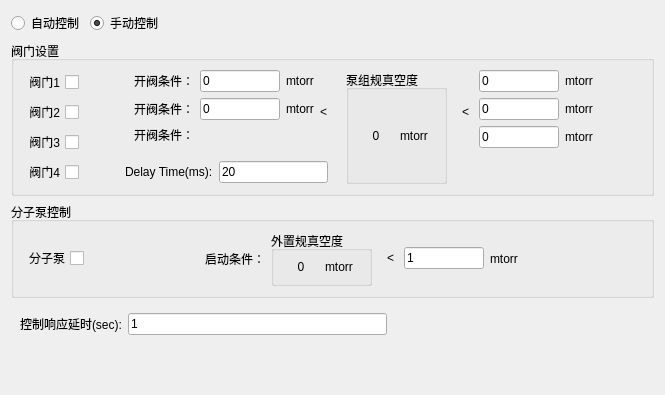
     <widget class="QWidget" name="UI_W_CPM_CONFIG_CFIG">
      <attribute name="title">
       <string>CPM</string>
      </attribute>
      <layout class="QVBoxLayout" name="verticalLayout_6">
       <item>
        <layout class="QHBoxLayout" name="horizontalLayout_23">
         <item>
          <widget class="QRadioButton" name="UI_RB_AUTO_CPM_CFIG">
           <property name="text">
            <string>自动控制</string>
           </property>
          </widget>
         </item>
         <item>
          <widget class="QRadioButton" name="UI_RB_MANUAL_CPM_CFIG">
           <property name="text">
            <string>手动控制</string>
           </property>
           <property name="checked">
            <bool>true</bool>
           </property>
          </widget>
         </item>
         <item>
          <spacer name="horizontalSpacer_16">
           <property name="orientation">
            <enum>Qt::Horizontal</enum>
           </property>
           <property name="sizeHint" stdset="0">
            <size>
             <width>40</width>
             <height>20</height>
            </size>
           </property>
          </spacer>
         </item>
        </layout>
       </item>
       <item>
        <widget class="QGroupBox" name="UI_GB_SWITCH_CFIG">
         <property name="title">
          <string>阀门设置</string>
         </property>
         <layout class="QGridLayout" name="gridLayout_10">
          <item row="0" column="12">
           <spacer name="horizontalSpacer_15">
            <property name="orientation">
             <enum>Qt::Horizontal</enum>
            </property>
            <property name="sizeHint" stdset="0">
             <size>
              <width>40</width>
              <height>20</height>
             </size>
            </property>
           </spacer>
          </item>
          <item row="3" column="3">
           <widget class="QLineEdit" name="UI_LE_VALVE4_DELAYTIME_CFIG">
            <property name="text">
             <string>20</string>
            </property>
           </widget>
          </item>
          <item row="0" column="7" rowspan="4">
           <widget class="QGroupBox" name="groupBox_14">
            <property name="title">
             <string>泵组规真空度</string>
            </property>
            <layout class="QHBoxLayout" name="horizontalLayout_20">
             <property name="topMargin">
              <number>0</number>
             </property>
             <property name="bottomMargin">
              <number>0</number>
             </property>
             <item>
              <widget class="QLabel" name="UI_L_GAUGE1_CFIG">
               <property name="text">
                <string>0</string>
               </property>
               <property name="alignment">
                <set>Qt::AlignCenter</set>
               </property>
              </widget>
             </item>
             <item>
              <widget class="QLabel" name="label_30">
               <property name="text">
                <string>mtorr</string>
               </property>
              </widget>
             </item>
            </layout>
           </widget>
          </item>
          <item row="0" column="2" rowspan="3" colspan="4">
           <widget class="QWidget" name="UI_W_MANUAL0" native="true">
            <layout class="QGridLayout" name="gridLayout_13">
             <property name="topMargin">
              <number>0</number>
             </property>
             <property name="bottomMargin">
              <number>0</number>
             </property>
             <item row="1" column="0">
              <widget class="QLabel" name="label_21">
               <property name="text">
                <string>开阀条件：</string>
               </property>
              </widget>
             </item>
             <item row="1" column="1">
              <widget class="QLineEdit" name="UI_LE_thresholdHP0_CFIG">
               <property name="maximumSize">
                <size>
                 <width>80</width>
                 <height>16777215</height>
                </size>
               </property>
               <property name="text">
                <string>0</string>
               </property>
              </widget>
             </item>
             <item row="0" column="0">
              <widget class="QLabel" name="label_20">
               <property name="text">
                <string>开阀条件：</string>
               </property>
              </widget>
             </item>
             <item row="0" column="1">
              <widget class="QLineEdit" name="UI_LE_thresholdLP0_CFIG">
               <property name="maximumSize">
                <size>
                 <width>80</width>
                 <height>16777215</height>
                </size>
               </property>
               <property name="text">
                <string>0</string>
               </property>
              </widget>
             </item>
             <item row="1" column="2">
              <widget class="QLabel" name="label_42">
               <property name="text">
                <string>mtorr</string>
               </property>
              </widget>
             </item>
             <item row="0" column="2">
              <widget class="QLabel" name="label_41">
               <property name="text">
                <string>mtorr</string>
               </property>
              </widget>
             </item>
             <item row="2" column="0">
              <widget class="QLabel" name="label_33">
               <property name="text">
                <string>开阀条件：</string>
               </property>
              </widget>
             </item>
             <item row="0" column="3" rowspan="4">
              <widget class="QLabel" name="label_46">
               <property name="text">
                <string> &lt; </string>
               </property>
              </widget>
             </item>
            </layout>
           </widget>
          </item>
          <item row="0" column="1">
           <spacer name="horizontalSpacer_13">
            <property name="orientation">
             <enum>Qt::Horizontal</enum>
            </property>
            <property name="sizeType">
             <enum>QSizePolicy::Maximum</enum>
            </property>
            <property name="sizeHint" stdset="0">
             <size>
              <width>40</width>
              <height>20</height>
             </size>
            </property>
           </spacer>
          </item>
          <item row="3" column="2">
           <widget class="QLabel" name="UI_L_VALVE4_DELAYTIME_CFIG">
            <property name="text">
             <string>Delay Time(ms):</string>
            </property>
           </widget>
          </item>
          <item row="1" column="0">
           <widget class="QCheckBox" name="UI_CB_HP_CFIG">
            <property name="layoutDirection">
             <enum>Qt::RightToLeft</enum>
            </property>
            <property name="text">
             <string>阀门2</string>
            </property>
           </widget>
          </item>
          <item row="3" column="0">
           <widget class="QCheckBox" name="UI_CB_BYPASS_CFIG">
            <property name="layoutDirection">
             <enum>Qt::RightToLeft</enum>
            </property>
            <property name="text">
             <string>阀门4</string>
            </property>
           </widget>
          </item>
          <item row="0" column="0">
           <widget class="QCheckBox" name="UI_CB_LP_CFIG">
            <property name="layoutDirection">
             <enum>Qt::RightToLeft</enum>
            </property>
            <property name="text">
             <string>阀门1</string>
            </property>
           </widget>
          </item>
          <item row="2" column="0">
           <widget class="QCheckBox" name="UI_CB_HC_CFIG">
            <property name="layoutDirection">
             <enum>Qt::RightToLeft</enum>
            </property>
            <property name="text">
             <string>阀门3</string>
            </property>
           </widget>
          </item>
          <item row="0" column="9" rowspan="3">
           <widget class="QWidget" name="UI_W_MANUAL1" native="true">
            <layout class="QGridLayout" name="gridLayout_14">
             <property name="topMargin">
              <number>0</number>
             </property>
             <property name="bottomMargin">
              <number>0</number>
             </property>
             <item row="2" column="1">
              <widget class="QLineEdit" name="UI_LE_thresholdHC1_CFIG">
               <property name="maximumSize">
                <size>
                 <width>80</width>
                 <height>16777215</height>
                </size>
               </property>
               <property name="text">
                <string>0</string>
               </property>
              </widget>
             </item>
             <item row="1" column="1">
              <widget class="QLineEdit" name="UI_LE_thresholdHP1_CFIG">
               <property name="maximumSize">
                <size>
                 <width>80</width>
                 <height>16777215</height>
                </size>
               </property>
               <property name="text">
                <string>0</string>
               </property>
              </widget>
             </item>
             <item row="0" column="1">
              <widget class="QLineEdit" name="UI_LE_thresholdLP1_CFIG">
               <property name="maximumSize">
                <size>
                 <width>80</width>
                 <height>16777215</height>
                </size>
               </property>
               <property name="text">
                <string>0</string>
               </property>
              </widget>
             </item>
             <item row="0" column="2">
              <widget class="QLabel" name="label_31">
               <property name="text">
                <string>mtorr</string>
               </property>
              </widget>
             </item>
             <item row="1" column="2">
              <widget class="QLabel" name="label_32">
               <property name="text">
                <string>mtorr</string>
               </property>
              </widget>
             </item>
             <item row="2" column="2">
              <widget class="QLabel" name="label_37">
               <property name="text">
                <string>mtorr</string>
               </property>
              </widget>
             </item>
             <item row="0" column="0" rowspan="4">
              <widget class="QLabel" name="label_47">
               <property name="text">
                <string> &lt; </string>
               </property>
              </widget>
             </item>
            </layout>
           </widget>
          </item>
         </layout>
        </widget>
       </item>
       <item>
        <widget class="QGroupBox" name="UI_GB_PUMP_CFIG">
         <property name="title">
          <string>分子泵控制</string>
         </property>
         <layout class="QVBoxLayout" name="verticalLayout">
          <item>
           <layout class="QGridLayout" name="gridLayout_12">
            <item row="1" column="8">
             <spacer name="horizontalSpacer_26">
              <property name="orientation">
               <enum>Qt::Horizontal</enum>
              </property>
              <property name="sizeHint" stdset="0">
               <size>
                <width>40</width>
                <height>20</height>
               </size>
              </property>
             </spacer>
            </item>
            <item row="0" column="2" rowspan="2">
             <widget class="QLabel" name="UI_L_PUMP">
              <property name="text">
               <string>启动条件：</string>
              </property>
             </widget>
            </item>
            <item row="0" column="1">
             <spacer name="horizontalSpacer_24">
              <property name="orientation">
               <enum>Qt::Horizontal</enum>
              </property>
              <property name="sizeHint" stdset="0">
               <size>
                <width>40</width>
                <height>20</height>
               </size>
              </property>
             </spacer>
            </item>
            <item row="0" column="3" rowspan="2">
             <widget class="QGroupBox" name="groupBox_15">
              <property name="title">
               <string>外置规真空度</string>
              </property>
              <layout class="QHBoxLayout" name="horizontalLayout_21">
               <item>
                <widget class="QLabel" name="UI_L_VacuumGauge_CFIG">
                 <property name="text">
                  <string>0</string>
                 </property>
                 <property name="alignment">
                  <set>Qt::AlignCenter</set>
                 </property>
                </widget>
               </item>
               <item>
                <widget class="QLabel" name="UI_L_VacuumGauge_uint1_CFIG">
                 <property name="text">
                  <string>mtorr</string>
                 </property>
                </widget>
               </item>
              </layout>
             </widget>
            </item>
            <item row="0" column="0" rowspan="2">
             <widget class="QCheckBox" name="UI_CB_PUMP_CFIG">
              <property name="layoutDirection">
               <enum>Qt::RightToLeft</enum>
              </property>
              <property name="text">
               <string>分子泵</string>
              </property>
             </widget>
            </item>
            <item row="0" column="5" rowspan="2">
             <widget class="QWidget" name="UI_W_MANUAL2" native="true">
              <layout class="QHBoxLayout" name="horizontalLayout_22">
               <item>
                <widget class="QLabel" name="label_45">
                 <property name="text">
                  <string> &lt; </string>
                 </property>
                </widget>
               </item>
               <item>
                <widget class="QLineEdit" name="UI_LE_thresholdPUMP_CFIG">
                 <property name="maximumSize">
                  <size>
                   <width>80</width>
                   <height>16777215</height>
                  </size>
                 </property>
                 <property name="text">
                  <string>1</string>
                 </property>
                </widget>
               </item>
               <item>
                <widget class="QLabel" name="UI_L_VacuumGauge_uint2_CFIG">
                 <property name="text">
                  <string>mtorr</string>
                 </property>
                </widget>
               </item>
              </layout>
             </widget>
            </item>
           </layout>
          </item>
         </layout>
        </widget>
       </item>
       <item>
        <widget class="QWidget" name="UI_W_DELAY_TIME_CFIG" native="true">
         <layout class="QHBoxLayout" name="horizontalLayout_15">
          <item>
           <widget class="QLabel" name="label_22">
            <property name="text">
             <string>控制响应延时(sec):</string>
            </property>
           </widget>
          </item>
          <item>
           <widget class="QLineEdit" name="UI_LE_DELAYTIME_CFIG">
            <property name="text">
             <string>1</string>
            </property>
           </widget>
          </item>
          <item>
           <spacer name="horizontalSpacer_17">
            <property name="orientation">
             <enum>Qt::Horizontal</enum>
            </property>
            <property name="sizeHint" stdset="0">
             <size>
              <width>40</width>
              <height>20</height>
             </size>
            </property>
           </spacer>
          </item>
         </layout>
        </widget>
       </item>
       <item>
        <spacer name="verticalSpacer_3">
         <property name="orientation">
          <enum>Qt::Vertical</enum>
         </property>
         <property name="sizeHint" stdset="0">
          <size>
           <width>20</width>
           <height>40</height>
          </size>
         </property>
        </spacer>
       </item>
      </layout>
     </widget>
